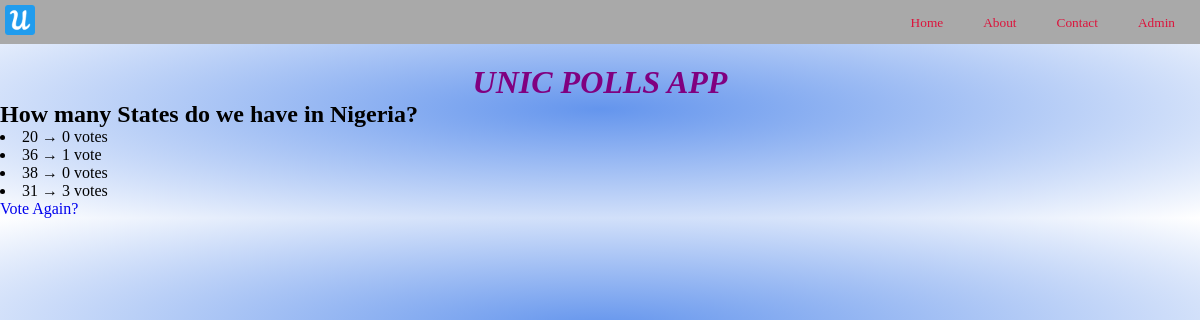
The app's page /2/results/ with its own data.
### core/models.py (models this page shows, shortened)
class Question(models.Model):
    question_text = models.CharField(max_length=200)
    pub_date = models.DateTimeField(auto_now_add=True)

class Choice(models.Model):
    question = models.ForeignKey(Question,on_delete=models.CASCADE)
    choice_text = models.CharField(max_length=200)
    votes = models.IntegerField(default=0)
    def __str__(self):
        return self.choice_text

### core/views.py (the view)
# urls.py: path('<int:pk>/results/',views.Result.as_view(),name ='results'),
class Result(generic.DetailView):
    model = Question
    template_name = 'results.html'

### core/templates/results.html
{% extends 'base.html' %}
{% block content %}
<h2>{{question.question_text}}?</h2>
    {% for choice in question.choice_set.all %}
        <li>{{choice}} &rarr; {{choice.votes}} vote{{choice.votes | pluralize}}</li>
    {% endfor %}
    <a href="{% url 'detail' question.id %}"> Vote Again?</a>
{% endblock content %}

### core/static/polls.css (style rules this page uses)
* { padding: 0; margin: 0; }
body { background: radial-gradient(cornflowerblue,white); }
a { text-decoration: none; }

### records on screen
Question: question_text "How many States do we have in Nigeria"
Choice: choice_text "20", votes "0", votes|pluralize "s"
Choice: choice_text "36", votes "1"
Choice: choice_text "38", votes "0", votes|pluralize "s"
Choice: choice_text "31", votes "3", votes|pluralize "s"
